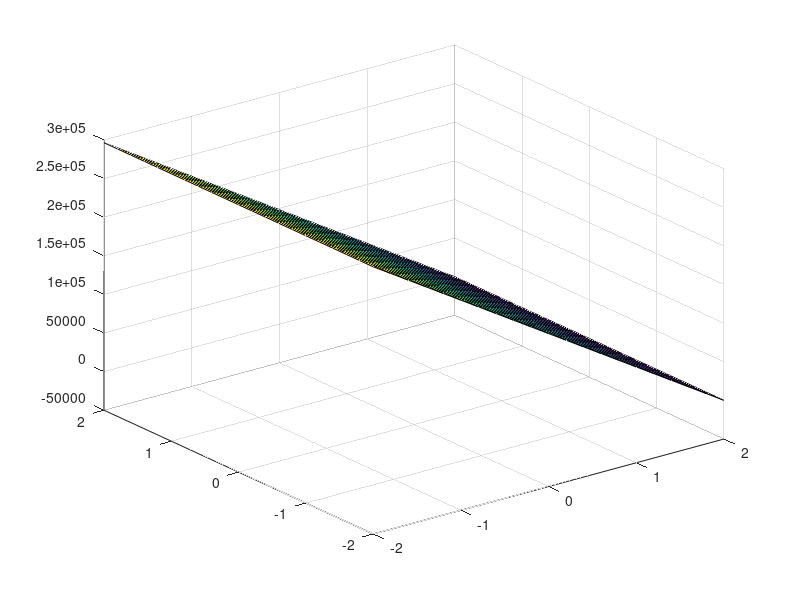

This figure's MATLAB source: (Note: this script raises an error after producing the figure.)
[X,Y] = meshgrid(-2:.2:2); 
Z = (X-2)^4+(X-2*Y)^2;
surf(X,Y,Z)


x=[3;3];
n=0;
while abs(x(1))>1e-3 &&  abs(x(2))>1e-3
    n=n+1;
    x=iterate(x);
end

function res=iterate(x)
res=x-pinv(hessian(x))*(gradient(x));
end

function res=f(x1,x2)
res=(x1-2)^4+(x1-2*x2)^2;
end

function res=hessian(x)
x1=x(1);
res=[12*(x1-2)^2+2, -4; -4 ,8];
end

function res=gradient(x)
res=[ 4*(x(1)-2)^3+2*(x(1)-2*x(2)); -4*(x(1)-2*x(2)) ];
end